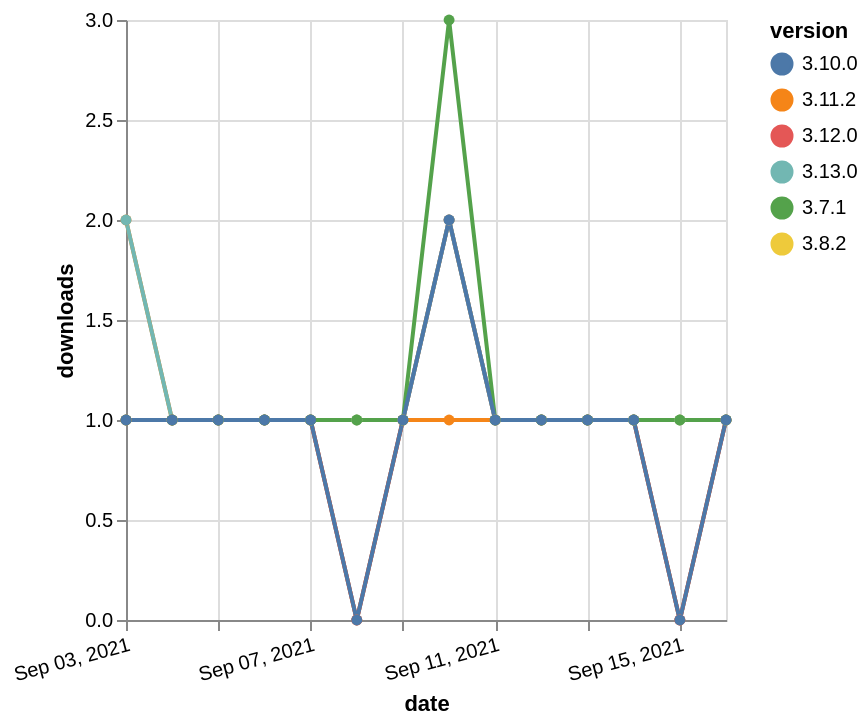

The specification (Vega-Lite) saved for this image:
### Vega-Lite specification from a JSON file in a GitHub repository (floating-point values rounded to 4 significant figures)
{"$schema": "https://vega.github.io/schema/vega-lite/v5.json", "description": "A simple bar chart with embedded data.", "data": {"values": [{"date": "2021-09-03", "total": 151, "delta": 2, "version": "3.11.2"}, {"date": "2021-09-04", "total": 152, "delta": 1, "version": "3.11.2"}, {"date": "2021-09-05", "total": 153, "delta": 1, "version": "3.11.2"}, {"date": "2021-09-06", "total": 154, "delta": 1, "version": "3.11.2"}, {"date": "2021-09-07", "total": 155, "delta": 1, "version": "3.11.2"}, {"date": "2021-09-08", "total": 155, "delta": 0, "version": "3.11.2"}, {"date": "2021-09-09", "total": 156, "delta": 1, "version": "3.11.2"}, {"date": "2021-09-10", "total": 157, "delta": 1, "version": "3.11.2"}, {"date": "2021-09-11", "total": 158, "delta": 1, "version": "3.11.2"}, {"date": "2021-09-12", "total": 159, "delta": 1, "version": "3.11.2"}, {"date": "2021-09-13", "total": 160, "delta": 1, "version": "3.11.2"}, {"date": "2021-09-14", "total": 161, "delta": 1, "version": "3.11.2"}, {"date": "2021-09-15", "total": 161, "delta": 0, "version": "3.11.2"}, {"date": "2021-09-16", "total": 162, "delta": 1, "version": "3.11.2"}, {"date": "2021-09-03", "total": 179, "delta": 1, "version": "3.8.2"}, {"date": "2021-09-04", "total": 180, "delta": 1, "version": "3.8.2"}, {"date": "2021-09-05", "total": 181, "delta": 1, "version": "3.8.2"}, {"date": "2021-09-06", "total": 182, "delta": 1, "version": "3.8.2"}, {"date": "2021-09-07", "total": 183, "delta": 1, "version": "3.8.2"}, {"date": "2021-09-08", "total": 184, "delta": 1, "version": "3.8.2"}, {"date": "2021-09-09", "total": 185, "delta": 1, "version": "3.8.2"}, {"date": "2021-09-10", "total": 187, "delta": 2, "version": "3.8.2"}, {"date": "2021-09-11", "total": 188, "delta": 1, "version": "3.8.2"}, {"date": "2021-09-12", "total": 189, "delta": 1, "version": "3.8.2"}, {"date": "2021-09-13", "total": 190, "delta": 1, "version": "3.8.2"}, {"date": "2021-09-14", "total": 191, "delta": 1, "version": "3.8.2"}, {"date": "2021-09-15", "total": 192, "delta": 1, "version": "3.8.2"}, {"date": "2021-09-16", "total": 193, "delta": 1, "version": "3.8.2"}, {"date": "2021-09-03", "total": 161, "delta": 1, "version": "3.12.0"}, {"date": "2021-09-04", "total": 162, "delta": 1, "version": "3.12.0"}, {"date": "2021-09-05", "total": 163, "delta": 1, "version": "3.12.0"}, {"date": "2021-09-06", "total": 164, "delta": 1, "version": "3.12.0"}, {"date": "2021-09-07", "total": 165, "delta": 1, "version": "3.12.0"}, {"date": "2021-09-08", "total": 165, "delta": 0, "version": "3.12.0"}, {"date": "2021-09-09", "total": 166, "delta": 1, "version": "3.12.0"}, {"date": "2021-09-10", "total": 168, "delta": 2, "version": "3.12.0"}, {"date": "2021-09-11", "total": 169, "delta": 1, "version": "3.12.0"}, {"date": "2021-09-12", "total": 170, "delta": 1, "version": "3.12.0"}, {"date": "2021-09-13", "total": 171, "delta": 1, "version": "3.12.0"}, {"date": "2021-09-14", "total": 172, "delta": 1, "version": "3.12.0"}, {"date": "2021-09-15", "total": 172, "delta": 0, "version": "3.12.0"}, {"date": "2021-09-16", "total": 173, "delta": 1, "version": "3.12.0"}, {"date": "2021-09-03", "total": 112, "delta": 2, "version": "3.13.0"}, {"date": "2021-09-04", "total": 113, "delta": 1, "version": "3.13.0"}, {"date": "2021-09-05", "total": 114, "delta": 1, "version": "3.13.0"}, {"date": "2021-09-06", "total": 115, "delta": 1, "version": "3.13.0"}, {"date": "2021-09-07", "total": 116, "delta": 1, "version": "3.13.0"}, {"date": "2021-09-08", "total": 117, "delta": 1, "version": "3.13.0"}, {"date": "2021-09-09", "total": 118, "delta": 1, "version": "3.13.0"}, {"date": "2021-09-10", "total": 120, "delta": 2, "version": "3.13.0"}, {"date": "2021-09-11", "total": 121, "delta": 1, "version": "3.13.0"}, {"date": "2021-09-12", "total": 122, "delta": 1, "version": "3.13.0"}, {"date": "2021-09-13", "total": 123, "delta": 1, "version": "3.13.0"}, {"date": "2021-09-14", "total": 124, "delta": 1, "version": "3.13.0"}, {"date": "2021-09-15", "total": 125, "delta": 1, "version": "3.13.0"}, {"date": "2021-09-16", "total": 126, "delta": 1, "version": "3.13.0"}, {"date": "2021-09-03", "total": 328, "delta": 1, "version": "3.7.1"}, {"date": "2021-09-04", "total": 329, "delta": 1, "version": "3.7.1"}, {"date": "2021-09-05", "total": 330, "delta": 1, "version": "3.7.1"}, {"date": "2021-09-06", "total": 331, "delta": 1, "version": "3.7.1"}, {"date": "2021-09-07", "total": 332, "delta": 1, "version": "3.7.1"}, {"date": "2021-09-08", "total": 333, "delta": 1, "version": "3.7.1"}, {"date": "2021-09-09", "total": 334, "delta": 1, "version": "3.7.1"}, {"date": "2021-09-10", "total": 337, "delta": 3, "version": "3.7.1"}, {"date": "2021-09-11", "total": 338, "delta": 1, "version": "3.7.1"}, {"date": "2021-09-12", "total": 339, "delta": 1, "version": "3.7.1"}, {"date": "2021-09-13", "total": 340, "delta": 1, "version": "3.7.1"}, {"date": "2021-09-14", "total": 341, "delta": 1, "version": "3.7.1"}, {"date": "2021-09-15", "total": 342, "delta": 1, "version": "3.7.1"}, {"date": "2021-09-16", "total": 343, "delta": 1, "version": "3.7.1"}, {"date": "2021-09-03", "total": 162, "delta": 1, "version": "3.10.0"}, {"date": "2021-09-04", "total": 163, "delta": 1, "version": "3.10.0"}, {"date": "2021-09-05", "total": 164, "delta": 1, "version": "3.10.0"}, {"date": "2021-09-06", "total": 165, "delta": 1, "version": "3.10.0"}, {"date": "2021-09-07", "total": 166, "delta": 1, "version": "3.10.0"}, {"date": "2021-09-08", "total": 166, "delta": 0, "version": "3.10.0"}, {"date": "2021-09-09", "total": 167, "delta": 1, "version": "3.10.0"}, {"date": "2021-09-10", "total": 169, "delta": 2, "version": "3.10.0"}, {"date": "2021-09-11", "total": 170, "delta": 1, "version": "3.10.0"}, {"date": "2021-09-12", "total": 171, "delta": 1, "version": "3.10.0"}, {"date": "2021-09-13", "total": 172, "delta": 1, "version": "3.10.0"}, {"date": "2021-09-14", "total": 173, "delta": 1, "version": "3.10.0"}, {"date": "2021-09-15", "total": 173, "delta": 0, "version": "3.10.0"}, {"date": "2021-09-16", "total": 174, "delta": 1, "version": "3.10.0"}]}, "width": "container", "mark": {"type": "line", "point": {"filled": true}}, "encoding": {"x": {"field": "date", "type": "temporal", "timeUnit": "yearmonthdate", "title": "date", "axis": {"labelAngle": -15}}, "y": {"field": "delta", "type": "quantitative", "title": "downloads"}, "color": {"field": "version", "type": "nominal"}, "tooltip": {"field": "delta"}}}
